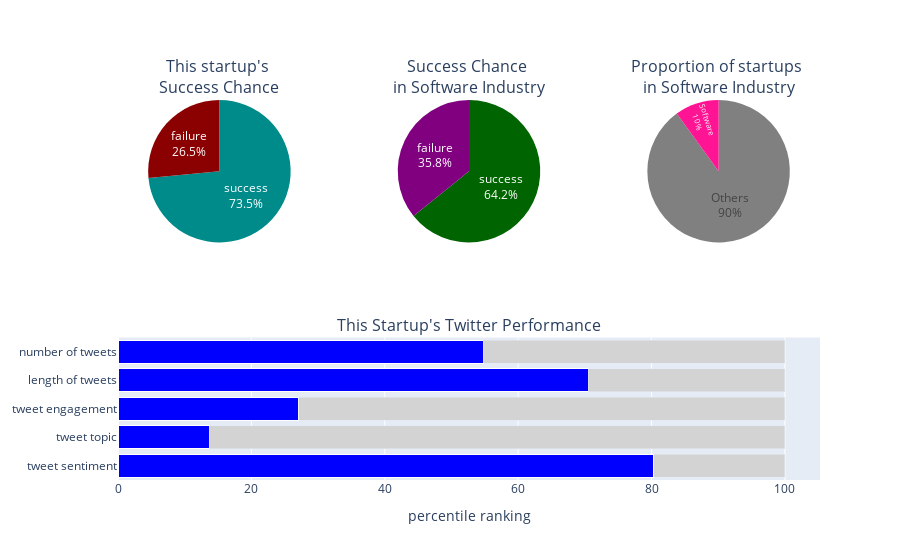

Notebook code for this chart:
### Code cell
# combine category plot and tweet plot into one figure, and prepare for front-end integration.

# output numbers in front-end.
predicted_proba = 0.735
category_stats = {"Software": {'category_pct': 0.10, 'success_pct': 0.642}}
tweets_stats = {"tweet_number_ranking": 54.8,
                "tweet_length_ranking": 70.5,
                "tweet_engagement_ranking": 27.1,
                "tweets_topic_ranking": 13.7,
                "tweets_sentiment_ranking": 80.3,}

# convert output numbers to plot input lists.
name_success = ["success", "failure"]
name_industry = [list(category_stats.keys())[0], 'Others']
success_pcts_startup = [predicted_proba, 1.0-predicted_proba]
success_pcts_industry = [category_stats[name_industry[0]]['success_pct'],\
                         1.0-category_stats[name_industry[0]]['success_pct']]
industry_pcts = [category_stats[name_industry[0]]['category_pct'],\
                 1.0-category_stats[name_industry[0]]['category_pct']]

x_tweet_stats = [tweets_stats["tweets_sentiment_ranking"],\
                 tweets_stats["tweets_topic_ranking"],\
                 tweets_stats["tweet_engagement_ranking"],\
                 tweets_stats["tweet_length_ranking"],\
                 tweets_stats["tweet_number_ranking"]]
y_tweet_statnames = ['tweet sentiment', 'tweet topic', 'tweet engagement', 'length of tweets', 'number of tweets', ]


# make plots.
fig = make_subplots(rows=2,
                    cols=3,
                    specs=[[{"type": "pie"}, {"type": "pie"}, {"type": "pie"}],\
                           [{"type": "bar", "rowspan": 1,"colspan": 3}, None, None]],

                    subplot_titles=["This startup's <br>Success Chance",
                                    'Success Chance <br>in {} Industry'.format(list(category_stats.keys())[0]),\
                                    'Proportion of startups <br>in {} Industry'\
                                    .format(list(category_stats.keys())[0]),
                                    "This Startup's Twitter Performance",\
                                    '',\
                                    ''],)
                    # subplot_titles=["This startup's <br>Success Chance",\
                    #                 "This Startup's Twitter Performance",\
                    #                 'Success Chance <br>in {} Industry'.format(list(category_stats.keys())[0]),\
                    #                 'Proportion of {} Industry in all starups'\
                    #                 .format(list(category_stats.keys())[0]),])

# pie plot: "This startup's Success Chance"
fig.add_trace(go.Pie(name = "",
                     values = success_pcts_startup,
                     labels = ['success', 'failure'],
                     hovertext = ['The {} chance of this startup is {:.1%}'\
                            .format(name_success[i], success_pcts_startup[i]) for i in range(len(name_success))],
                     text = ['success', 'failure'],
                     textposition='inside',
                     marker=dict(colors=['darkcyan','darkred']),
                     hoverinfo = 'text',),
             row=1, col=1)

# pie plot: 'Industry-average Success Chance'
fig.add_trace(go.Pie(name = "",
                     values = success_pcts_industry,
                     labels = ['success', 'failure'],
                     hovertext = ['The {} chance of all startups in this industry is {:.1%}'\
                            .format(name_success[i], success_pcts_industry[i]) for i in range(len(name_success))],
                     text = ['success', 'failure'],
                     textposition='inside',
                     marker=dict(colors=['darkgreen','purple']),
                     hoverinfo = 'text',),
             row=1, col=2)

# pie plot: 'Industry Proportion'
fig.add_trace(go.Pie(name = "",
                     values = industry_pcts,
                     labels = name_industry,
                     hovertext = ['The proportion of startups in \"{}\" industry is {:.1%}'\
                                 .format(name_industry[i], industry_pcts[i]) for i in range(len(name_industry))],
                     text = name_industry,
                     textposition='inside',
                     marker=dict(colors=['deeppink','gray']),
                     hoverinfo = 'text',),
             row=1, col=3)

# bar plot: 'Twitter Performance'
fig.add_trace(go.Bar(x=x_tweet_stats,
                     y=y_tweet_statnames,
                     hovertext = ['This startup is doing better than {:.1%} companies on {}'\
                                .format(x_tweet_stats[i]/100.0, y_tweet_statnames[i]) for i in range(len(x_tweet_stats))],
                     orientation='h',
                     marker=dict(color='blue', line=dict(color='white', width=1)),
                     hoverinfo='text'),
             row=2, col=1)

fig.add_trace(go.Bar(x=[100-x_ for x_ in x_tweet_stats],
                     y=y_tweet_statnames,
                     orientation='h',
                     marker_color='lightgray',
                     hoverinfo='skip'),
              row=2, col=1)

fig.update_layout(barmode='stack',
                  autosize=True,
                  showlegend=False,
                  xaxis={'title':'percentile ranking',},)


fig.show()
# graphJSON = fig.to_json()

### Figure 1 — Plotly figure (JSON) as saved in the notebook; plotly's stock layout.template omitted (floating-point values rounded to 4 significant figures)
{"data": [{"domain": {"x": [0, 0.2889], "y": [0.625, 1]}, "hoverinfo": "text", "hovertext": ["The success chance of this startup is 73.5%", "The failure chance of this startup is 26.5%"], "labels": ["success", "failure"], "marker": {"colors": ["darkcyan", "darkred"]}, "name": "", "text": ["success", "failure"], "textposition": "inside", "type": "pie", "values": [0.735, 0.265]}, {"domain": {"x": [0.3556, 0.6444], "y": [0.625, 1]}, "hoverinfo": "text", "hovertext": ["The success chance of all startups in this industry is 64.2%", "The failure chance of all startups in this industry is 35.8%"], "labels": ["success", "failure"], "marker": {"colors": ["darkgreen", "purple"]}, "name": "", "text": ["success", "failure"], "textposition": "inside", "type": "pie", "values": [0.642, 0.358]}, {"domain": {"x": [0.7111, 1], "y": [0.625, 1]}, "hoverinfo": "text", "hovertext": ["The proportion of startups in \"Software\" industry is 10.0%", "The proportion of startups in \"Others\" industry is 90.0%"], "labels": ["Software", "Others"], "marker": {"colors": ["deeppink", "gray"]}, "name": "", "text": ["Software", "Others"], "textposition": "inside", "type": "pie", "values": [0.1, 0.9]}, {"hoverinfo": "text", "hovertext": ["This startup is doing better than 80.3% companies on tweet sentiment", "This startup is doing better than 13.7% companies on tweet topic", "This startup is doing better than 27.1% companies on tweet engagement", "This startup is doing better than 70.5% companies on length of tweets", "This startup is doing better than 54.8% companies on number of tweets"], "marker": {"color": "blue", "line": {"color": "white", "width": 1}}, "orientation": "h", "type": "bar", "x": [80.3, 13.7, 27.1, 70.5, 54.8], "xaxis": "x", "y": ["tweet sentiment", "tweet topic", "tweet engagement", "length of tweets", "number of tweets"], "yaxis": "y"}, {"hoverinfo": "skip", "marker": {"color": "lightgray"}, "orientation": "h", "type": "bar", "x": [19.7, 86.3, 72.9, 29.5, 45.2], "xaxis": "x", "y": ["tweet sentiment", "tweet topic", "tweet engagement", "length of tweets", "number of tweets"], "yaxis": "y"}], "layout": {"annotations": [{"font": {"size": 16}, "showarrow": false, "text": "This startup's <br>Success Chance", "x": 0.1444, "xanchor": "center", "xref": "paper", "y": 1, "yanchor": "bottom", "yref": "paper"}, {"font": {"size": 16}, "showarrow": false, "text": "Success Chance <br>in Software Industry", "x": 0.5, "xanchor": "center", "xref": "paper", "y": 1, "yanchor": "bottom", "yref": "paper"}, {"font": {"size": 16}, "showarrow": false, "text": "Proportion of startups <br>in Software Industry", "x": 0.8556, "xanchor": "center", "xref": "paper", "y": 1, "yanchor": "bottom", "yref": "paper"}, {"font": {"size": 16}, "showarrow": false, "text": "This Startup's Twitter Performance", "x": 0.5, "xanchor": "center", "xref": "paper", "y": 0.375, "yanchor": "bottom", "yref": "paper"}], "autosize": true, "barmode": "stack", "showlegend": false, "xaxis": {"anchor": "y", "domain": [0, 1], "title": {"text": "percentile ranking"}}, "yaxis": {"anchor": "x", "domain": [0, 0.375]}}}
